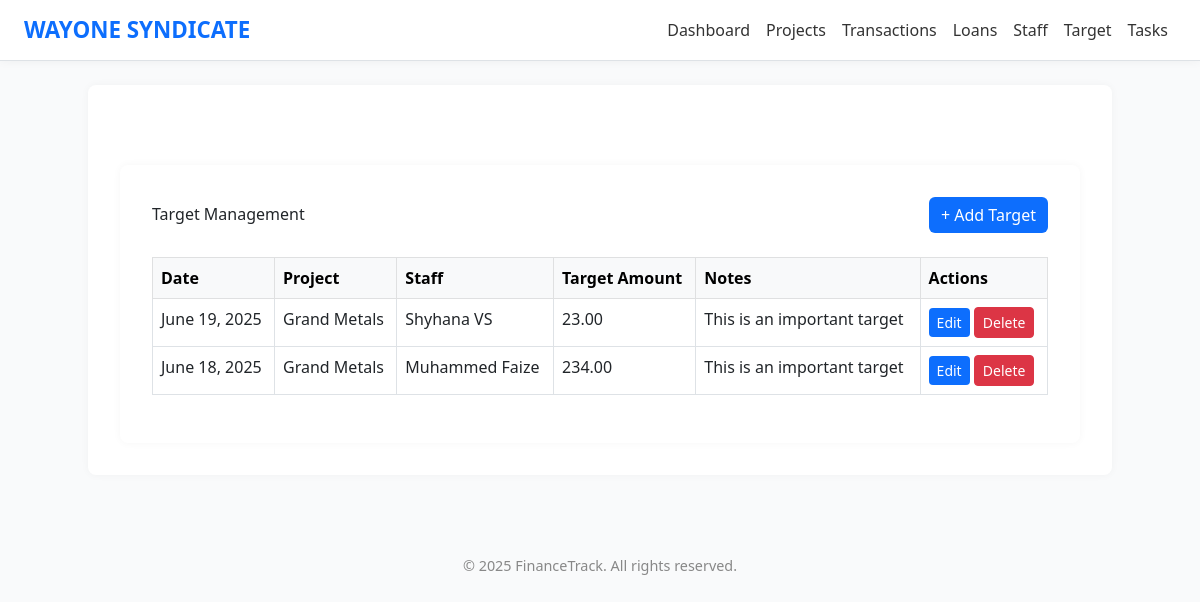
The page /target/ on the database as committed earlier.
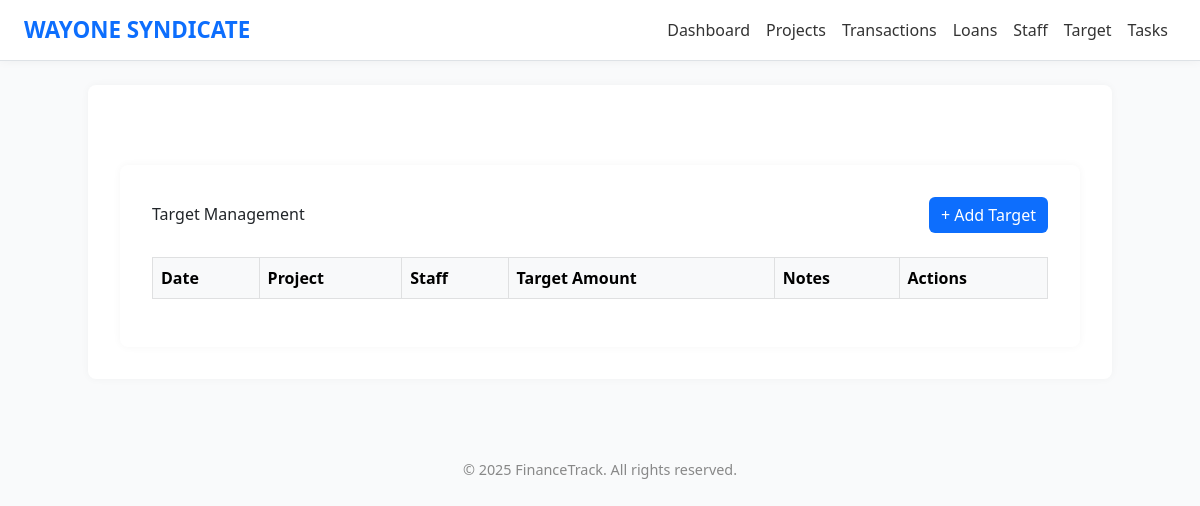
The same page on the database as committed later.
### app1/models.py (models this page shows, shortened)
class Target(models.Model):
    date = models.DateField()
    project = models.ForeignKey(Project, on_delete=models.CASCADE)
    staff = models.ForeignKey(Staff, on_delete=models.CASCADE)
    target_amount = models.DecimalField(max_digits=10, decimal_places=2)
    notes = models.TextField(blank=True)

class Project(models.Model):
    code = models.CharField(max_length=20)
    name = models.CharField(max_length=100)
    location = models.CharField(max_length=100)
    total_budget = models.DecimalField(max_digits=12, decimal_places=2)
    start_date = models.DateField()
    end_date = models.DateField()
    notes = models.TextField(blank=True, null=True)
    def __str__(self):
        return self.name

class Staff(models.Model):
    user = models.OneToOneField(User, on_delete=models.CASCADE,null=True, blank=True)
    staff_id = models.CharField(max_length=20, unique=True)
    name = models.CharField(max_length=100)
    photo = models.ImageField(upload_to='staff_photos/', blank=True, null=True)
    designation = models.CharField(max_length=100)
    department = models.CharField(max_length=100)
    project = models.ForeignKey(Project, on_delete=models.SET_NULL, null=True, blank=True)
    salary = models.DecimalField(max_digits=10, decimal_places=2)
    date_of_join = models.DateField()
    def __str__(self):
        return self.name

### app1/views.py (the view)
# urls.py: path('target/', views.target_dashboard, name='target_dashboard'),
def target_dashboard(request):
    targets = Target.objects.all().order_by('-date')
    form = TargetForm()
    projects = Project.objects.all()
    staff_list = Staff.objects.all()
    return render(request, 'target_list.html', {
        'targets': targets, 'form': form, 'projects': projects, 'staff_list': staff_list
    })

### templates/target_list.html (shortened to what this page needs)
{% extends 'base.html' %}
{% load static %}
{% block content %}
<div class="container mt-5">
  <div class="d-flex justify-content-between align-items-center mb-4">
    <h2 class="page-title">Target Management</h2>
    <button type="button" class="btn btn-primary" data-bs-toggle="modal" data-bs-target="#addTargetModal">
      + Add Target
    </button>
  </div>
  <div class="table-responsive">
    <table class="table table-bordered">
      <thead class="table-light">
        <tr>
          <th>Date</th>
          <th>Project</th>
          <th>Staff</th>
          <th>Target Amount</th>
          <th>Notes</th>
          <th>Actions</th>
        </tr>
      </thead>
      <tbody id="targetTableBody">
        {% for target in targets %}
        <tr data-id="{{ target.id }}">
          <td>{{ target.date }}</td>
          <td>{{ target.project.name }}</td>
          <td>{{ target.staff.name }}</td>
          <td>{{ target.target_amount }}</td>
          <td>{{ target.notes }}</td>
          <td>
            <button class="btn btn-sm btn-primary edit-btn"
                    data-id="{{ target.id }}"
                    data-date="{{ target.date }}"
                    data-project="{{ target.project.id }}"
                    data-staff="{{ target.staff.id }}"
                    data-target_amount="{{ target.target_amount }}"
                    data-notes="{{ target.notes }}">
              Edit
            </button>
            <form method="post" action="{% url 'delete_target' target.id %}" style="display:inline">
              <button type="submit" class="btn btn-sm btn-danger">Delete</button>
            </form>
          </td>
        </tr>
        {% endfor %}
      </tbody>
    </table>
  </div>
</div>
{% endblock %}

Rows that differ between the two databases and show on the page:
removed Target: date "June 19, 2025", project.name "Grand Metals", staff.name "Shyhana VS", target_amount "23.00", notes "This is an important target"
removed Target: date "June 18, 2025", project.name "Grand Metals", staff.name "Muhammed Faize", target_amount "234.00", notes "This is an important target"
